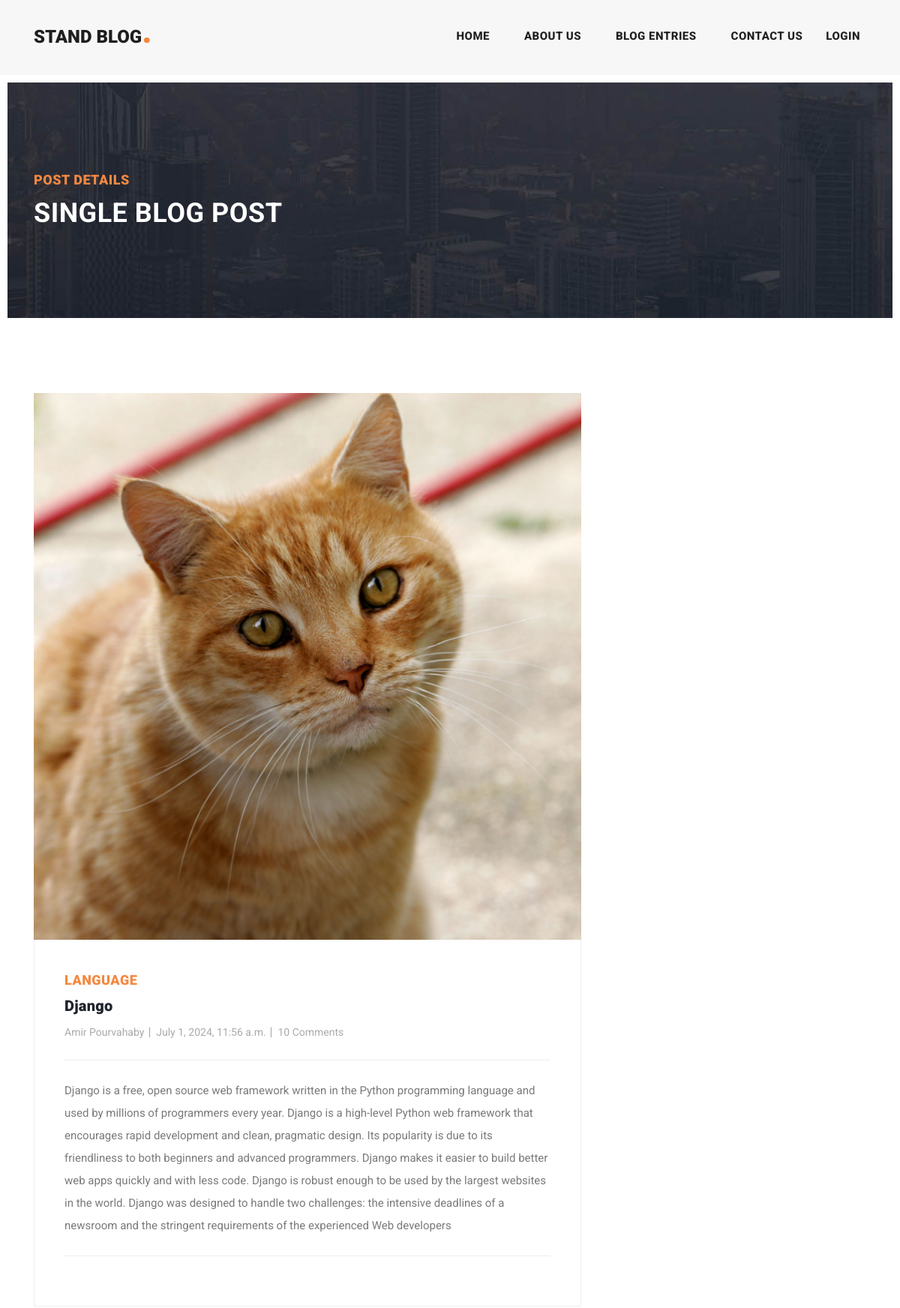
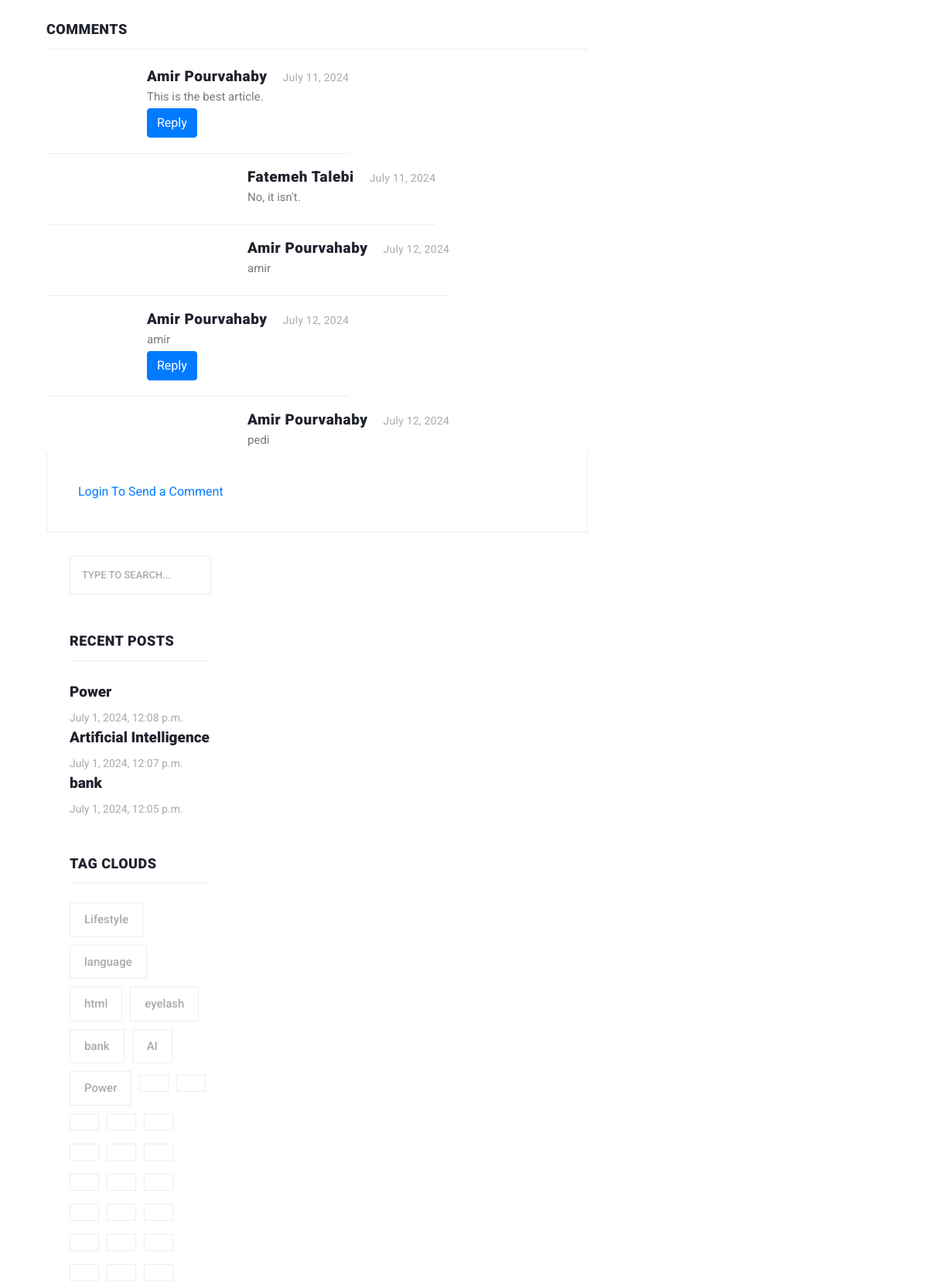
The app's page /post/details/django (upper part) with its own data (2 pictures, top to bottom).
### post/models.py (models this page shows, shortened)
class Article(models.Model):
    author = models.ForeignKey(User, on_delete=models.CASCADE, null=True)
    category = models.ManyToManyField(Category, related_name="articles")
    title = models.CharField(max_length=100)
    body = models.TextField()
    created_time = models.DateTimeField(auto_now_add=True)
    updated_time = models.DateTimeField(auto_now=True)
    image = models.ImageField(upload_to='images/post')
    slug = models.SlugField(null=True, unique=True)

class Category(models.Model):
    title = models.CharField(max_length=100)
    class Meta:
        verbose_name_plural = 'Categories'
    def __str__(self):
        return self.title

class Comment(models.Model):
    user = models.ForeignKey(User, on_delete=models.CASCADE, related_name='comment')
    article = models.ForeignKey(Article, on_delete=models.CASCADE, related_name='comment')
    parent = models.ForeignKey('self', null=True, blank=True, related_name='replies', on_delete=models.CASCADE)
    body = models.TextField()
    created_time = models.DateField(auto_now_add=True)

### post/views.py (the view)
# urls.py: path('details/<slug:slug>', views.post_details, name='details'),
def post_details(request, slug):
    articles = Article.objects.get(slug=slug)
    if request.method == 'POST':
        body = request.POST.get('body')
        parent_id = request.POST.get('parent_id')
        Comment.objects.create(user=request.user, article=articles, body=body, parent_id=parent_id)
    return render(request, 'post/post-details.html', context={'articles': articles})

### context_processors/context_processors.py (called while the page is built)
def user(request):
    user = User.objects.all()
    return {'user': user}

def sidebar(request):
    recent = Article.objects.order_by('-created_time')[:3]
    return {'recent': recent}

def categories(request):
    categories = Category.objects.all()
    return {'categories': categories}

### post/templates/post/post-details.html (shortened to what this page needs)
{% extends 'base.html' %}
{% load static %}
{% block content %}
    <body>
    <div class="heading-page header-text">
        <section class="page-heading">
            <div class="container">
                <div class="row">
                    <div class="col-lg-12">
                        <div class="text-content">
                            <h4>Post Details</h4>
                            <h2>Single blog post</h2>
                        </div>
                    </div>
                </div>
            </div>
        </section>
    </div>
    <section class="blog-posts grid-system">
        <div class="container">
            <div class="row">
                <div class="col-lg-8">
                    <div class="all-blog-posts">
                        <div class="row">
                            <div class="col-lg-12">
                                <div class="blog-post">
                                    <div class="blog-thumb">
                                        <img src="{{ articles.image.url }}" alt="">
                                    </div>
                                    <div class="down-content">
                                        <span>{{ articles.category.first }}</span>
                                        <a href="{{ article.get_absolute_url }}"><h4>{{ articles.title }}</h4></a>
                                        <ul class="post-info">
                                            <li><a href="#">{{ articles.author.get_full_name }}</a></li>
                                            <li><a href="#">{{ articles.created_time }}</a></li>
                                            <li><a href="#">10 Comments</a></li>
                                        </ul>
                                        <p>{{ articles.body }}</p>
                                        <div class="post-options">
                                            <div class="row">
                                                <div class="col-6">
                                                </div>
                                            </div>
                                        </div>
                                    </div>
                                    <div class="col-lg-12">
                                        <div class="sidebar-item comments">
                                            <div class="sidebar-heading">
                                                <h2>Comments</h2>
                                            </div>
                                            <div class="content">
                                                <ul>
                                                    {% for comment in articles.comment.all %}
                                                        {% if comment.parent == None %}
                                                            <li>
                                                                <div class="right-content">
                                                                    <h4>{{ comment.user.get_full_name }}<span>{{ comment.created_time }}</span>
                                                                    </h4>
                                                                    <p>{{ comment.body }}</p>
                                                                    <button onclick="set_value({{ comment.id }})" class="btn btn-primary">Reply</button>
                                                                </div>
                                                            </li>
                                                            {% for reply in comment.replies.all %}
                                                                <li class="replied">
                                                                    <div class="right-content">
                                                                        <h4>{{ reply.user.get_full_name }}<span>{{ reply.created_time }}</span>
                                                                        </h4>
                                                                        <p>{{ reply.body }}</p>
                                                                    </div>
                                                                </li>
                                                            {% endfor %}
                                                        {% endif %}
                                                    {% endfor %}
                                                </ul>
                                            </div>
                                        </div>
                                    </div>
                                    <div class="col-lg-12">
                                        {% if request.user.is_authenticated %}
                                            <div class="sidebar-item submit-comment">
                                                <div class="sidebar-heading">
                                                    <h2>Your comment</h2>
                                                </div>
                                                <div class="content">
                                                    <form id="comment" action="#" method="post">
                                                        {% csrf_token %}
                                                        <div class="row">
                                                            <div class="col-md-6 col-sm-12">
                                                                <div class="col-lg-12">
                                                                    <fieldset>
                                                                        <input type="hidden" name="parent_id" id="parent_id" value="">
                                                            <textarea name="body" rows="6" id="message"
                                                                      placeholder="Type your comment"
                                                                      required=""></textarea>
                                                                    </fieldset>
                                                                </div>
                                                                <div class="col-lg-12">
                                                                    <fieldset>
                                                                        <button type="submit" id="form-submit"
                                                                                class="main-button">
                                                                            Submit
                                                                        </button>
                                                                    </fieldset>
                                                                </div>
                                                            </div>
                                                    </form>
                                                </div>
                                            </div>
                                        {% else %}
                                            <div class="down-content">
                                                <a href="{% url 'accounts:login' %}">Login To Send a Comment</a>
                                            </div>
                                        {% endif %}
                                    </div>
                                </div>
                            </div>
                        </div>
                    </div>
                    {% include 'includes/sidebar.html' %}
                </div>
            </div>
    </section>
{% endblock %}

### templates/includes/sidebar.html
{% load static %}
<div class="col-lg-4">
    <div class="sidebar">
        <div class="row">
            <div class="col-lg-12">
                <div class="sidebar-item search">
                    <form id="search_form" name="gs" method="GET" action="{% url 'post:search' %}">
                        <input type="text" name="q" class="searchText" placeholder="type to search..."
                               autocomplete="on">
                    </form>
                </div>
            </div>
            <div class="col-lg-12">
                <div class="sidebar-item recent-posts">
                    <div class="sidebar-heading">
                        <h2>Recent Posts</h2>
                    </div>
                    {% for item in recent %}
                        <div class="content">
                            <ul>
                                <li><a href="{% url 'post:details' item.slug %}">
                                    <h5>{{ item.title }}</h5>
                                    <span>{{ item.created_time }}</span>
                                </a></li>
                            </ul>
                        </div>
                    {% endfor %}
                </div>
            </div>
            <div class="col-lg-12">
                <div class="sidebar-item tags">
                    <div class="sidebar-heading">
                        <h2>Tag Clouds</h2>
                    </div>
                    <div class="content">
                        <ul>
                            {% for item in categories %}
                                <li><a href="{% url 'post:categories' item.id %}">{{ item.title }}</a></li>
                            {% endfor %}
                        </ul>
                    </div>
                </div>
            </div>
        </div>
    </div>
</div>

### static/css/templatemo-stand-blog.css (style rules this page uses)
body { font-family: 'Roboto', sans-serif; overflow-x: hidden; text-rendering: optimizeLegibility; -webkit-font-smoothing: antialiased; -moz-osx-font-smoothing: grayscale; }
p { margin-bottom: 0px; font-size: 15px; font-weight: 400; color: #7a7a7a; line-height: 30px; }
a { text-decoration: none!important; }
ul { padding: 0; margin: 0; list-style: none; }
h1,h2,h3,h4,h5,h6 { margin: 0px; }
.heading-page { padding-top: 110px; }
.page-heading { margin: 0px 10px; padding: 120px 0px; text-align: left; background-position: center center; background-repeat: no-repeat; background-size: cover; background-image: url(../images/heading-bg.jpg); }
.page-heading .text-content h4 { color: #f48840; font-size: 18px; text-transform: uppercase; font-weight: 900; letter-spacing: 0.5px; margin-bottom: 15px; }
.page-heading .text-content h2 { color: #fff; font-size: 36px; font-weight: 700; text-transform: uppercase; letter-spacing: 0.5px; }
.blog-posts { margin-top: 100px; }
.blog-posts .blog-post { margin-bottom: 30px; }
.blog-posts .blog-thumb img { width: 100%; overflow: hidden; }
.blog-posts .down-content { padding: 40px; border-right: 1px solid #eee; border-left: 1px solid #eee; border-bottom: 1px solid #eee; }
.blog-posts .down-content span { font-size: 18px; text-transform: uppercase; letter-spacing: 0.5px; font-weight: 900; color: #f48840; }
.blog-posts .down-content h4 { font-size: 24px; text-transform: capitalize; letter-spacing: 0.5px; font-weight: 900; color: #20232e; margin: 10px 0px 12px 0px; }
.blog-posts .down-content ul.post-info li { display: inline-block; margin-right: 8px; }
.blog-posts .down-content ul.post-info li:after { content: '|'; color: #aaa; margin-left: 8px; }
.blog-posts .down-content h4 { font-size: 20px; letter-spacing: 0.25px; }
.grid-system .down-content ul.post-info li { margin-right: 3px; }
.grid-system .down-content ul.post-info li:after { margin-left: 5px; }
.blog-posts .down-content ul.post-info li:last-child::after { display: none; }
.blog-posts .down-content ul.post-info li a { font-size: 14px; color: #aaa; font-weight: 400; transition: all .3s; }
.blog-posts .down-content p { padding: 25px 0px; margin: 25px 0px; border-top: 1px solid #eee; border-bottom: 1px solid #eee; }
.blog-posts .sidebar-heading h2 { font-size: 18px; text-transform: uppercase; font-weight: 900; letter-spacing: 0.5px; color: #20232e; border-bottom: 1px solid #eee; padding-bottom: 15px; margin-bottom: 25px; }
.blog-posts .comments { margin-top: 30px; }
.blog-posts .comments ul li { display: inline-block; margin-bottom: 20px; padding-bottom: 20px; border-bottom: 1px solid #eee; }
.blog-posts .comments ul li.replied { padding-left: 130px; }
.blog-posts .comments ul li:last-child { margin-bottom: 0px; padding-bottom: 0px; border-bottom: none; }
.blog-posts .comments ul li .right-content { margin-left: 130px; }
.blog-posts .comments ul li .right-content h4 { color: #20232e; font-size: 19px; font-weight: 900; letter-spacing: 0.5px; }
.blog-posts .comments ul li .right-content h4 span { font-size: 14px; color: #aaa; font-weight: 400; letter-spacing: 0.25px; margin-left: 20px; }
.sidebar { margin-left: 30px; }
.sidebar .sidebar-item { margin-top: 50px; }
.sidebar .search { margin-top: 0px; }
.sidebar .sidebar-heading h2 { font-size: 18px; text-transform: uppercase; font-weight: 900; letter-spacing: 0.5px; color: #20232e; border-bottom: 1px solid #eee; padding-bottom: 15px; margin-bottom: 25px; }
.sidebar .search input { width: 100%; height: 50px; border: 1px solid #eee; font-size: 13px; text-transform: uppercase; font-weight: 500; color: #7a7a7a; outline: none; padding: 0px 15px; }
.sidebar .search input::placeholder { color: #aaa; }
.sidebar .recent-posts ul li { margin-bottom: 15px; padding-bottom: 15px; border-bottom: 1px solid #eee; }
.sidebar .recent-posts ul li:last-child { margin-bottom: 0px; padding-bottom: 0px; border-bottom: none; }
.sidebar .recent-posts ul li h5 { font-size: 19px; font-weight: 900; color: #20232e; line-height: 30px; transition: all 0.3s; }
.sidebar .recent-posts ul li span { display: block; font-size: 14px; color: #aaa; margin-top: 8px; }
.sidebar .tags ul li { margin-right: 6px; display: inline-block; }
.sidebar .tags ul li { margin-bottom: 10px; }
.sidebar .tags ul li a { font-size: 15px; font-weight: 500; color: #aaa; display: inline-block; border: 1px solid #eee; padding: 10px 18px; transition: all .3s; }

### records on screen
Article: image (picture), category.first "LANGUAGE", title "Django", author.get_full_name "Amir Pourvahaby", created_time "July 1, 2024, 11:56 a.m.", body "Django is a free, open source web framework written in the Python programming language and used by millions of programmers every year. Django is a high-level Python web framework that encourages rapid development and clean, pragmatic design. Its popularity is due to its friendliness to both beginners and advanced programmers. Django makes it easier to build better web apps quickly and with less code. Django is robust enough to be used by the largest websites in the world. Django was designed to handle two challenges: the intensive deadlines of a newsroom and the stringent requirements of the experienced Web developers"
Comment: user.get_full_name "Amir Pourvahaby", created_time "July 11, 2024", body "This is the best article."
Comment: user.get_full_name "Fatemeh Talebi", created_time "July 11, 2024", body "No, it isn't."
Comment: user.get_full_name "Amir Pourvahaby", created_time "July 12, 2024", body "amir"
Comment: user.get_full_name "Amir Pourvahaby", created_time "July 12, 2024", body "amir"
Comment: user.get_full_name "Amir Pourvahaby", created_time "July 12, 2024", body "pedi"
Article: title "Power", created_time "July 1, 2024, 12:08 p.m."
Article: title "Artificial Intelligence", created_time "July 1, 2024, 12:07 p.m."
Article: title "bank", created_time "July 1, 2024, 12:05 p.m."
Category: title "Lifestyle"
Category: title "language"
Category: title "html"
Category: title "eyelash"
Category: title "bank"
Category: title "AI"
Category: title "Power"
